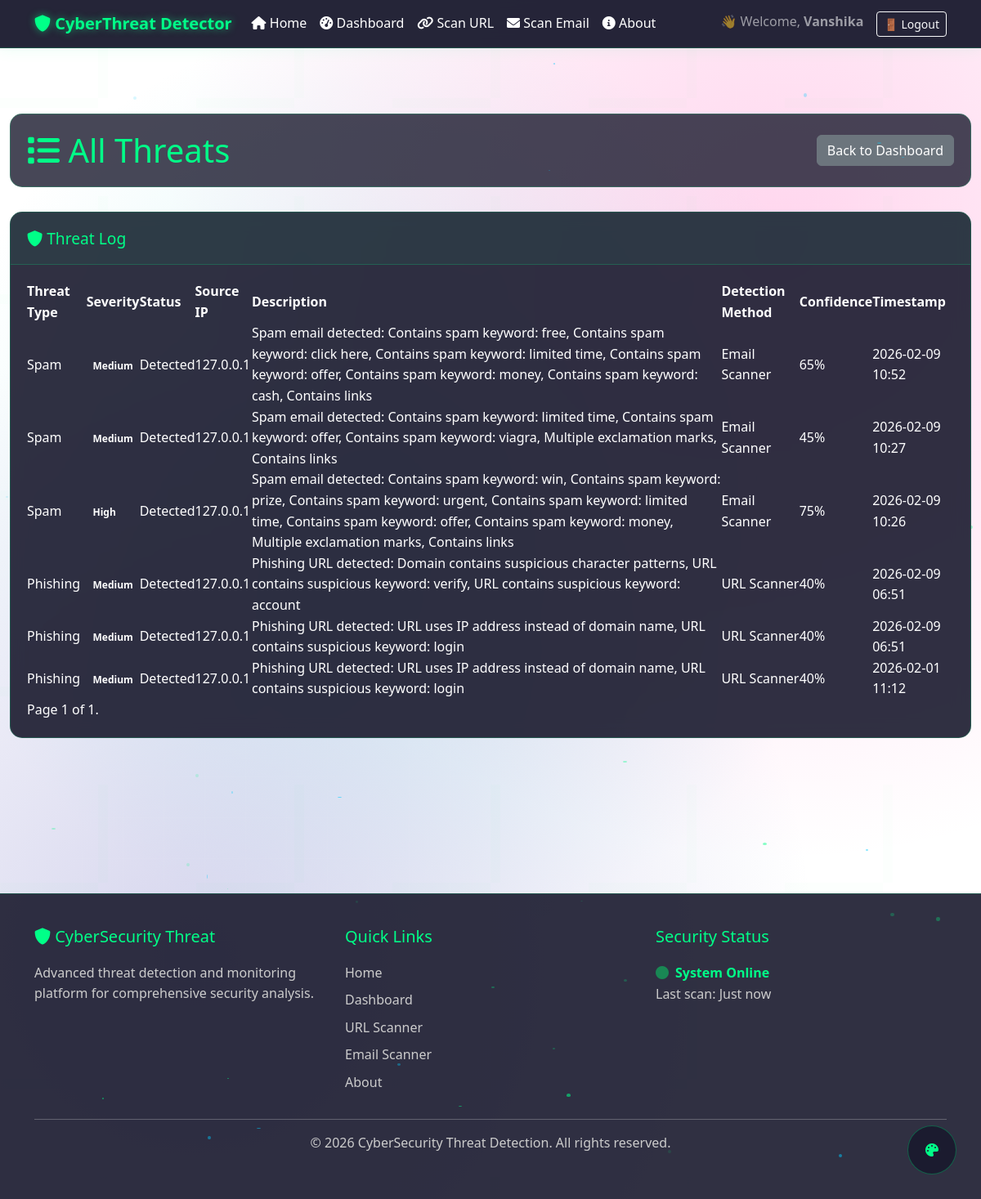
Page /all-threats/ (signed in) on the committed database.
### myapp/models.py (models this page shows)
class ThreatLog(models.Model):
    THREAT_TYPES = [
        ('phishing', 'Phishing'),
        ('malware', 'Malware'),
        ('brute_force', 'Brute Force'),
        ('sql_injection', 'SQL Injection'),
        ('xss', 'XSS'),
        ('ransomware', 'Ransomware'),
        ('zero_day', 'Zero Day'),
    ]
    SEVERITY_LEVELS = [
        ('low', 'Low'),
        ('medium', 'Medium'),
        ('high', 'High'),
        ('critical', 'Critical'),
    ]
    threat_type = models.CharField(max_length=50, choices=THREAT_TYPES)
    severity = models.CharField(max_length=20, choices=SEVERITY_LEVELS, default='medium')
    status = models.CharField(max_length=20, default='detected')
    source_ip = models.GenericIPAddressField(null=True, blank=True)
    target_ip = models.GenericIPAddressField(null=True, blank=True)
    url = models.URLField(null=True, blank=True)
    file_hash = models.CharField(max_length=128, null=True, blank=True)
    description = models.TextField()
    detection_method = models.CharField(max_length=100, default='Manual')
    confidence_score = models.IntegerField(default=0)
    timestamp = models.DateTimeField(auto_now_add=True)
    reported_by = models.ForeignKey(User, on_delete=models.SET_NULL, null=True, blank=True)

### myapp/views.py (the view)
# urls.py: path('all-threats/', views.all_threats, name='all_threats'),
@login_required
def all_threats(request):
    from django.core.paginator import Paginator
    threats = ThreatLog.objects.all().order_by('-timestamp')
    paginator = Paginator(threats, 10)  # Show 10 threats per page
    page_number = request.GET.get('page')
    page_obj = paginator.get_page(page_number)
    return render(request, 'myapp/all_threats.html', {'threats': page_obj, 'page_obj': page_obj})

### templates/myapp/all_threats.html (shortened to what this page needs)
{% extends 'myapp/base.html' %}
{% load static %}
{% block content %}
<div class="container-fluid">
    <div class="dashboard-header">
        <h1><i class="fas fa-list"></i> All Threats</h1>
        <a href="{% url 'dashboard' %}" class="btn btn-secondary">Back to Dashboard</a>
    </div>
    <div class="dashboard-card">
        <div class="card-header">
            <h3><i class="fas fa-shield-alt"></i> Threat Log</h3>
        </div>
        <div class="card-body">
            <div class="table-responsive">
                <table class="threats-table">
                    <thead>
                        <tr>
                            <th>Threat Type</th>
                            <th>Severity</th>
                            <th>Status</th>
                            <th>Source IP</th>
                            <th>Description</th>
                            <th>Detection Method</th>
                            <th>Confidence</th>
                            <th>Timestamp</th>
                        </tr>
                    </thead>
                    <tbody>
                        {% for threat in threats %}
                        <tr>
                            <td>{{ threat.threat_type|title }}</td>
                            <td><span class="badge badge-{{ threat.severity }}">{{ threat.severity|title }}</span></td>
                            <td>{{ threat.status|title }}</td>
                            <td>{{ threat.source_ip|default:"N/A" }}</td>
                            <td>{{ threat.description }}</td>
                            <td>{{ threat.detection_method }}</td>
                            <td>{{ threat.confidence_score }}%</td>
                            <td>{{ threat.timestamp|date:"Y-m-d H:i" }}</td>
                        </tr>
                        {% empty %}
                        <tr>
                            <td colspan="8" class="text-center">No threats found.</td>
                        </tr>
                        {% endfor %}
                    </tbody>
                </table>
            </div>
            <div class="pagination">
                <span class="step-links">
                    <span class="current">
                        Page {{ page_obj.number }} of {{ page_obj.paginator.num_pages }}.
                    </span>
                </span>
            </div>
        </div>
    </div>
</div>
{% endblock %}

### templates/myapp/base.html (shortened to what this page needs)
<!DOCTYPE html>
{% load static %}
<html lang="en">
<head>
    <link href="https://cdn.jsdelivr.net/npm/bootstrap@5.3.0/dist/css/bootstrap.min.css" rel="stylesheet">
    <link rel="stylesheet" href="{% static 'myapp/css/style.css' %}">
    <link rel="stylesheet" href="https://cdnjs.cloudflare.com/ajax/libs/font-awesome/6.0.0/css/all.min.css">
</head>
<body class="cyber-bg">
    <div id="particles-container" class="particles-container"></div>
    <nav class="navbar navbar-expand-lg navbar-dark cyber-navbar">
        <div class="container">
            <a class="navbar-brand cyber-brand" href="{% url 'home' %}">
                <i class="fas fa-shield-alt"></i> CyberThreat Detector
            </a>
            <div class="collapse navbar-collapse" id="navbarNav">
                <ul class="navbar-nav me-auto">
                    <li class="nav-item">
                        <a class="nav-link" href="{% url 'home' %}"><i class="fas fa-home"></i> Home</a>
                    </li>
                    <li class="nav-item">
                        <a class="nav-link" href="{% url 'dashboard' %}"><i class="fas fa-tachometer-alt"></i> Dashboard</a>
                    </li>
                    <li class="nav-item">
                        <a class="nav-link" href="{% url 'scan_url' %}"><i class="fas fa-link"></i> Scan URL</a>
                    </li>
                    <li class="nav-item">
                        <a class="nav-link" href="{% url 'scan_email' %}"><i class="fas fa-envelope"></i> Scan Email</a>
                    </li>
                    <li class="nav-item">
                        <a class="nav-link" href="{% url 'about' %}"><i class="fas fa-info-circle"></i> About</a>
                    </li>
                </ul>
                <ul class="navbar-nav">
                    {% if request.user.is_authenticated %}
                        <li class="nav-item">
                            <span class="navbar-text me-3">👋 Welcome, <strong>{{ request.user.username }}</strong></span>
                        </li>
                        <li class="nav-item">
                            <form method="post" action="{% url 'logout' %}" class="d-inline">
                                <button type="submit" class="btn btn-outline-light btn-sm">
                                    🚪 Logout
                                </button>
                            </form>
                        </li>
                    {% endif %}
                </ul>
            </div>
        </div>
    </nav>
    <main class="main-content">
        {% block content %}{% endblock %}
    </main>
    <div class="theme-switcher">
        <button id="theme-toggle" class="theme-btn">
            <i class="fas fa-palette"></i>
        </button>
    </div>
    <footer class="cyber-footer">
        <div class="container">
            <div class="row">
                <div class="col-md-4">
                    <h5><i class="fas fa-shield-alt"></i> CyberSecurity Threat</h5>
                    <p>Advanced threat detection and monitoring platform for comprehensive security analysis.</p>
                </div>
                <div class="col-md-4">
                    <h5>Quick Links</h5>
                    <ul class="footer-links">
                        <li><a href="{% url 'home' %}">Home</a></li>
                        <li><a href="{% url 'dashboard' %}">Dashboard</a></li>
                        <li><a href="{% url 'scan_url' %}">URL Scanner</a></li>
                        <li><a href="{% url 'scan_email' %}">Email Scanner</a></li>
                        <li><a href="{% url 'about' %}">About</a></li>
                    </ul>
                </div>
                <div class="col-md-4">
                    <h5>Security Status</h5>
                    <div class="status-indicator">
                        <i class="fas fa-circle text-success"></i> System Online
                    </div>
                    <p>Last scan: <span id="last-scan-time">Just now</span></p>
                </div>
            </div>
            <hr>
            <div class="text-center">
                <p>&copy; 2026 CyberSecurity Threat Detection. All rights reserved.</p>
            </div>
        </div>
    </footer>
</body>
</html>

### static/myapp/css/style.css (style rules this page uses)
* { margin: 0; padding: 0; box-sizing: border-box; }
body { font-family: 'Segoe UI', Tahoma, Geneva, Verdana, sans-serif; line-height: 1.6; color: #ffffff; background: linear-gradient(135deg, #0a0a0a 0%, #1a1a2e 50%, #16213e 100%); min-height: 100vh; overflow-x: hidden; }
.cyber-bg { background: radial-gradient(circle at 20% 80%, rgba(120, 119, 198, 0.3) 0%, transparent 50%), radial-gradient(circle at 80% 20%, rgba(255, 119, 198, 0.3) 0%, transparent 50%), radial-gradient(circle at 40% 40%, rgba(120, 219, 226, 0.3) 0%, transparent 50%); background-attachment: fixed; position: relative; }
.cyber-bg::before { content: ''; position: fixed; top: 0; left: 0; width: 100%; height: 100%; background-image: linear-gradient(rgba(255, 255, 255, 0.03) 1px, transparent 1px), linear-gradient(90deg, rgba(255, 255, 255, 0.03) 1px, transparent 1px); background-size: 50px 50px; pointer-events: none; z-index: -1; }
.particles-container { position: fixed; top: 0; left: 0; width: 100%; height: 100%; pointer-events: none; z-index: 0; }
.navbar { background: rgba(26, 26, 46, 0.95) !important; backdrop-filter: blur(10px); border-bottom: 1px solid rgba(0, 255, 136, 0.2); box-shadow: 0 0 20px rgba(0, 255, 136, 0.1); }
.cyber-navbar .navbar-brand { color: #00ff88 !important; font-weight: bold; text-shadow: 0 0 10px rgba(0, 255, 136, 0.5); }
.cyber-navbar .nav-link { color: #ffffff !important; transition: all 0.3s ease; }
.main-content { padding: 80px 0; min-height: calc(100vh - 200px); }
.dashboard-header { display: flex; justify-content: space-between; align-items: center; margin-bottom: 30px; padding: 20px; background: rgba(26, 26, 46, 0.8); border-radius: 15px; border: 1px solid rgba(0, 255, 136, 0.2); }
.dashboard-header h1 { color: #00ff88; margin: 0; }
.dashboard-card { background: rgba(26, 26, 46, 0.9); border-radius: 15px; border: 1px solid rgba(0, 255, 136, 0.2); backdrop-filter: blur(10px); margin-bottom: 30px; overflow: hidden; }
.card-header { padding: 20px; border-bottom: 1px solid rgba(0, 255, 136, 0.2); background: rgba(0, 255, 136, 0.05); }
.card-header h3 { color: #00ff88; margin: 0; font-size: 1.2rem; }
.card-body { padding: 20px; }
.cyber-footer { background: rgba(26, 26, 46, 0.9); border-top: 1px solid rgba(0, 255, 136, 0.2); padding: 40px 0; margin-top: 80px; }
.cyber-footer h5 { color: #00ff88; margin-bottom: 20px; }
.cyber-footer p { color: #cccccc; margin-bottom: 15px; }
.footer-links { list-style: none; padding: 0; }
.footer-links li { margin-bottom: 8px; }
.footer-links a { color: #cccccc; text-decoration: none; transition: color 0.3s ease; }
.status-indicator { display: inline-flex; align-items: center; color: #00ff88; font-weight: bold; }
.status-indicator i { margin-right: 8px; }
.theme-switcher { position: fixed; bottom: 30px; right: 30px; z-index: 1000; }
.theme-btn { background: rgba(26, 26, 46, 0.9); border: 1px solid rgba(0, 255, 136, 0.3); border-radius: 50%; width: 60px; height: 60px; display: flex; align-items: center; justify-content: center; color: #00ff88; cursor: pointer; transition: all 0.3s ease; backdrop-filter: blur(10px); }
.text-center { text-align: center; }

### rows in the picture
ThreatLog: threat_type "Spam", severity "Medium", status "Detected", source_ip "127.0.0.1", description "Spam email detected: Contains spam keyword: free, Contains spam keyword: click here, Contains spam keyword: limited time, Contains spam keyword: offer, Contains spam keyword: money, Contains spam keyword: cash, Contains links", detection_method "Email Scanner", confidence_score "65", timestamp "2026-02-09 10:52"
ThreatLog: threat_type "Spam", severity "Medium", status "Detected", source_ip "127.0.0.1", description "Spam email detected: Contains spam keyword: limited time, Contains spam keyword: offer, Contains spam keyword: viagra, Multiple exclamation marks, Contains links", detection_method "Email Scanner", confidence_score "45", timestamp "2026-02-09 10:27"
ThreatLog: threat_type "Spam", severity "High", status "Detected", source_ip "127.0.0.1", description "Spam email detected: Contains spam keyword: win, Contains spam keyword: prize, Contains spam keyword: urgent, Contains spam keyword: limited time, Contains spam keyword: offer, Contains spam keyword: money, Multiple exclamation marks, Contains links", detection_method "Email Scanner", confidence_score "75", timestamp "2026-02-09 10:26"
ThreatLog: threat_type "Phishing", severity "Medium", status "Detected", source_ip "127.0.0.1", description "Phishing URL detected: Domain contains suspicious character patterns, URL contains suspicious keyword: verify, URL contains suspicious keyword: account", detection_method "URL Scanner", confidence_score "40", timestamp "2026-02-09 06:51"
ThreatLog: threat_type "Phishing", severity "Medium", status "Detected", source_ip "127.0.0.1", description "Phishing URL detected: URL uses IP address instead of domain name, URL contains suspicious keyword: login", detection_method "URL Scanner", confidence_score "40", timestamp "2026-02-09 06:51"
ThreatLog: threat_type "Phishing", severity "Medium", status "Detected", source_ip "127.0.0.1", description "Phishing URL detected: URL uses IP address instead of domain name, URL contains suspicious keyword: login", detection_method "URL Scanner", confidence_score "40", timestamp "2026-02-01 11:12"

### other values in the picture
{{ request.user.username }} "Vanshika"
{{ page_obj.number }} "1"
{{ page_obj.paginator.num_pages }} "1"
